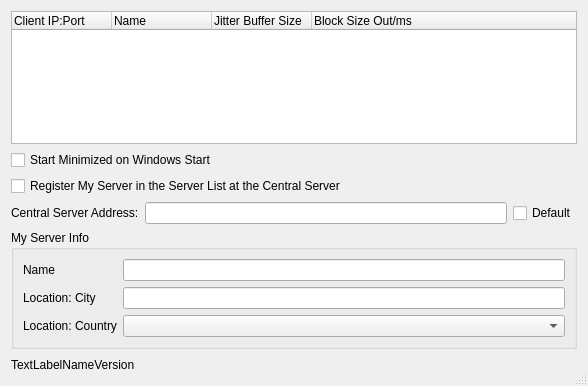
<ui version="4.0" >
 <class>CServerDlgBase</class>
 <widget class="QDialog" name="CServerDlgBase" >
  <property name="geometry" >
   <rect>
    <x>0</x>
    <y>0</y>
    <width>588</width>
    <height>386</height>
   </rect>
  </property>
  <property name="windowTitle" >
   <string></string>
  </property>
  <property name="windowIcon" >
   <iconset resource="resources.qrc" >:/png/main/res/fronticon.png</iconset>
  </property>
  <property name="sizeGripEnabled" >
   <bool>true</bool>
  </property>
  <layout class="QVBoxLayout" >
   <item>
    <widget class="QTreeWidget" name="lvwClients" >
     <property name="rootIsDecorated" >
      <bool>false</bool>
     </property>
     <column>
      <property name="text" >
       <string>Client IP:Port</string>
      </property>
     </column>
     <column>
      <property name="text" >
       <string>Name</string>
      </property>
     </column>
     <column>
      <property name="text" >
       <string>Jitter Buffer Size</string>
      </property>
     </column>
     <column>
      <property name="text" >
       <string>Block Size Out/ms</string>
      </property>
     </column>
    </widget>
   </item>
   <item>
    <widget class="QCheckBox" name="chbStartOnOSStart" >
     <property name="text" >
      <string>Start Minimized on Windows Start</string>
     </property>
    </widget>
   </item>
   <item>
    <widget class="QCheckBox" name="chbRegisterServer" >
     <property name="text" >
      <string>Register My Server in the Server List at the Central Server</string>
     </property>
    </widget>
   </item>
   <item>
    <layout class="QHBoxLayout" >
     <item>
      <widget class="QLabel" name="lblCentralServerAddress" >
       <property name="text" >
        <string>Central Server Address:</string>
       </property>
      </widget>
     </item>
     <item>
      <widget class="QLineEdit" name="edtCentralServerAddress" />
     </item>
     <item>
      <widget class="QCheckBox" name="chbDefaultCentralServer" >
       <property name="text" >
        <string>Default</string>
       </property>
      </widget>
     </item>
    </layout>
   </item>
   <item>
    <widget class="QGroupBox" name="grbServerInfo" >
     <property name="title" >
      <string>My Server Info</string>
     </property>
     <layout class="QHBoxLayout" >
      <item>
       <layout class="QVBoxLayout" >
        <item>
         <widget class="QLabel" name="lblServerName" >
          <property name="text" >
           <string>Name</string>
          </property>
         </widget>
        </item>
        <item>
         <widget class="QLabel" name="lblLocationCity" >
          <property name="text" >
           <string>Location: City</string>
          </property>
         </widget>
        </item>
        <item>
         <widget class="QLabel" name="lblLocationCountry" >
          <property name="text" >
           <string>Location: Country</string>
          </property>
         </widget>
        </item>
       </layout>
      </item>
      <item>
       <layout class="QVBoxLayout" >
        <item>
         <widget class="QLineEdit" name="edtServerName" />
        </item>
        <item>
         <widget class="QLineEdit" name="edtLocationCity" />
        </item>
        <item>
         <widget class="QComboBox" name="cbxLocationCountry" />
        </item>
       </layout>
      </item>
     </layout>
    </widget>
   </item>
   <item>
    <layout class="QHBoxLayout" >
     <property name="spacing" >
      <number>6</number>
     </property>
     <property name="leftMargin" >
      <number>0</number>
     </property>
     <property name="topMargin" >
      <number>0</number>
     </property>
     <property name="rightMargin" >
      <number>0</number>
     </property>
     <property name="bottomMargin" >
      <number>0</number>
     </property>
     <item>
      <widget class="QLabel" name="lblNameVersion" >
       <property name="text" >
        <string>TextLabelNameVersion</string>
       </property>
       <property name="wordWrap" >
        <bool>false</bool>
       </property>
      </widget>
     </item>
     <item>
      <spacer>
       <property name="orientation" >
        <enum>Qt::Horizontal</enum>
       </property>
       <property name="sizeType" >
        <enum>QSizePolicy::Expanding</enum>
       </property>
       <property name="sizeHint" >
        <size>
         <width>20</width>
         <height>20</height>
        </size>
       </property>
      </spacer>
     </item>
    </layout>
   </item>
  </layout>
 </widget>
 <resources>
  <include location="resources.qrc" />
 </resources>
 <connections/>
</ui>
